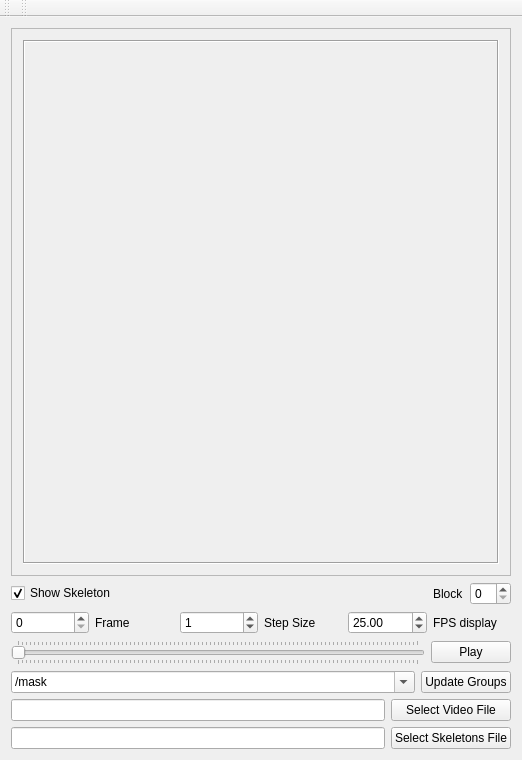
<?xml version="1.0" encoding="UTF-8"?>
<ui version="4.0">
 <class>ImageViewer</class>
 <widget class="QMainWindow" name="ImageViewer">
  <property name="geometry">
   <rect>
    <x>0</x>
    <y>0</y>
    <width>522</width>
    <height>760</height>
   </rect>
  </property>
  <property name="windowTitle">
   <string>ImageViewer</string>
  </property>
  <widget class="QWidget" name="centralWidget">
   <property name="enabled">
    <bool>true</bool>
   </property>
   <layout class="QVBoxLayout" name="verticalLayout_2">
    <item>
     <layout class="QVBoxLayout" name="verticalLayout">
      <item>
       <widget class="QScrollArea" name="scrollArea">
        <property name="frameShadow">
         <enum>QFrame::Sunken</enum>
        </property>
        <property name="widgetResizable">
         <bool>true</bool>
        </property>
        <widget class="QWidget" name="scrollAreaWidgetContents">
         <property name="geometry">
          <rect>
           <x>0</x>
           <y>0</y>
           <width>494</width>
           <height>449</height>
          </rect>
         </property>
         <layout class="QVBoxLayout" name="verticalLayout_3">
          <item>
           <widget class="QLabel" name="imageCanvas">
            <property name="sizePolicy">
             <sizepolicy hsizetype="Ignored" vsizetype="Ignored">
              <horstretch>0</horstretch>
              <verstretch>0</verstretch>
             </sizepolicy>
            </property>
            <property name="frameShape">
             <enum>QFrame::Box</enum>
            </property>
            <property name="frameShadow">
             <enum>QFrame::Sunken</enum>
            </property>
            <property name="text">
             <string/>
            </property>
           </widget>
          </item>
         </layout>
        </widget>
       </widget>
      </item>
      <item>
       <layout class="QHBoxLayout" name="horizontalLayout_6">
        <item>
         <widget class="QCheckBox" name="checkBox_showLabel">
          <property name="text">
           <string>Show Skeleton</string>
          </property>
          <property name="checked">
           <bool>true</bool>
          </property>
         </widget>
        </item>
        <item>
         <widget class="QLabel" name="label_skelBlock">
          <property name="sizePolicy">
           <sizepolicy hsizetype="Maximum" vsizetype="Preferred">
            <horstretch>0</horstretch>
            <verstretch>0</verstretch>
           </sizepolicy>
          </property>
          <property name="text">
           <string>Block</string>
          </property>
         </widget>
        </item>
        <item>
         <widget class="QSpinBox" name="spinBox_skelBlock">
          <property name="sizePolicy">
           <sizepolicy hsizetype="Maximum" vsizetype="Fixed">
            <horstretch>0</horstretch>
            <verstretch>0</verstretch>
           </sizepolicy>
          </property>
         </widget>
        </item>
       </layout>
      </item>
      <item>
       <layout class="QHBoxLayout" name="horizontalLayout_3">
        <item>
         <widget class="QSpinBox" name="spinBox_frame">
          <property name="maximum">
           <number>999999999</number>
          </property>
         </widget>
        </item>
        <item>
         <widget class="QLabel" name="label_frame">
          <property name="text">
           <string>Frame</string>
          </property>
         </widget>
        </item>
        <item>
         <widget class="QSpinBox" name="spinBox_step">
          <property name="maximum">
           <number>999999999</number>
          </property>
          <property name="value">
           <number>1</number>
          </property>
         </widget>
        </item>
        <item>
         <widget class="QLabel" name="label_step">
          <property name="text">
           <string>Step Size</string>
          </property>
         </widget>
        </item>
        <item>
         <widget class="QDoubleSpinBox" name="doubleSpinBox_fps">
          <property name="maximum">
           <double>100.000000000000000</double>
          </property>
          <property name="value">
           <double>25.000000000000000</double>
          </property>
         </widget>
        </item>
        <item>
         <widget class="QLabel" name="label_fps">
          <property name="text">
           <string>FPS display</string>
          </property>
         </widget>
        </item>
       </layout>
      </item>
      <item>
       <layout class="QHBoxLayout" name="horizontalLayout_2">
        <item>
         <widget class="QSlider" name="imageSlider">
          <property name="cursor">
           <cursorShape>OpenHandCursor</cursorShape>
          </property>
          <property name="mouseTracking">
           <bool>true</bool>
          </property>
          <property name="autoFillBackground">
           <bool>false</bool>
          </property>
          <property name="maximum">
           <number>100</number>
          </property>
          <property name="orientation">
           <enum>Qt::Horizontal</enum>
          </property>
          <property name="invertedAppearance">
           <bool>false</bool>
          </property>
          <property name="invertedControls">
           <bool>false</bool>
          </property>
          <property name="tickPosition">
           <enum>QSlider::TicksBothSides</enum>
          </property>
         </widget>
        </item>
        <item>
         <widget class="QPushButton" name="playButton">
          <property name="text">
           <string>Play</string>
          </property>
          <property name="checkable">
           <bool>false</bool>
          </property>
         </widget>
        </item>
       </layout>
      </item>
      <item>
       <layout class="QHBoxLayout" name="horizontalLayout_4">
        <item>
         <widget class="QComboBox" name="comboBox_h5path">
          <property name="editable">
           <bool>true</bool>
          </property>
          <item>
           <property name="text">
            <string>/mask</string>
           </property>
          </item>
          <item>
           <property name="text">
            <string>/full_data</string>
           </property>
          </item>
         </widget>
        </item>
        <item>
         <widget class="QPushButton" name="pushButton_h5groups">
          <property name="sizePolicy">
           <sizepolicy hsizetype="Maximum" vsizetype="Fixed">
            <horstretch>0</horstretch>
            <verstretch>0</verstretch>
           </sizepolicy>
          </property>
          <property name="text">
           <string>Update Groups</string>
          </property>
         </widget>
        </item>
       </layout>
      </item>
      <item>
       <layout class="QGridLayout" name="gridLayout">
        <item row="2" column="0">
         <widget class="QLineEdit" name="lineEdit_video">
          <property name="text">
           <string/>
          </property>
         </widget>
        </item>
        <item row="2" column="1">
         <widget class="QPushButton" name="pushButton_video">
          <property name="text">
           <string>Select Video File</string>
          </property>
         </widget>
        </item>
        <item row="3" column="1">
         <widget class="QPushButton" name="pushButton_skel">
          <property name="text">
           <string>Select Skeletons File</string>
          </property>
         </widget>
        </item>
        <item row="3" column="0">
         <widget class="QLineEdit" name="lineEdit_skel"/>
        </item>
       </layout>
      </item>
     </layout>
    </item>
   </layout>
  </widget>
  <widget class="QMenuBar" name="menuBar">
   <property name="geometry">
    <rect>
     <x>0</x>
     <y>0</y>
     <width>522</width>
     <height>22</height>
    </rect>
   </property>
  </widget>
  <widget class="QToolBar" name="mainToolBar">
   <attribute name="toolBarArea">
    <enum>TopToolBarArea</enum>
   </attribute>
   <attribute name="toolBarBreak">
    <bool>false</bool>
   </attribute>
  </widget>
  <widget class="QToolBar" name="toolBar">
   <property name="windowTitle">
    <string>toolBar</string>
   </property>
   <attribute name="toolBarArea">
    <enum>TopToolBarArea</enum>
   </attribute>
   <attribute name="toolBarBreak">
    <bool>false</bool>
   </attribute>
  </widget>
 </widget>
 <layoutdefault spacing="6" margin="11"/>
 <resources/>
 <connections/>
</ui>
